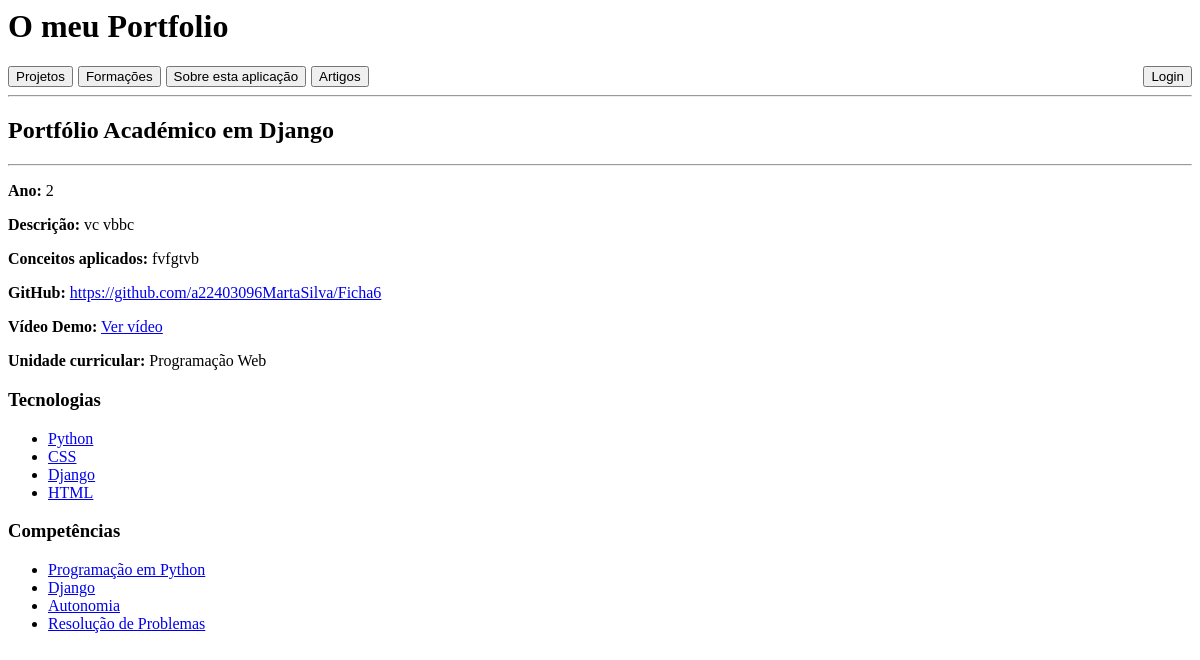
The app's page /projeto/3/ with its own data.
### portfolio/models.py (models this page shows, shortened)
class Projeto(models.Model):
    titulo = models.CharField(max_length=200)
    ano = models.IntegerField()
    descricao = models.TextField()
    imagem = models.ImageField(upload_to='projetos/',blank=True, null=True)
    conceitos_aplicados = models.TextField()
    github_link = models.URLField()
    video_demo = models.URLField(blank=True, null=True)
    unidade_curricular = models.ForeignKey(
        UnidadeCurricular,
        on_delete=models.CASCADE,
        related_name='projetos'
    )
    tecnologias = models.ManyToManyField(
        Tecnologia,
        related_name='projetos'
    )
    competencias = models.ManyToManyField(
        Competencia,
        related_name='projetos'
    )

class UnidadeCurricular(models.Model):
    nome = models.CharField(max_length=200)
    ano = models.IntegerField()
    semestre = models.IntegerField()
    ects = models.IntegerField()
    descricao = models.TextField()
    imagem = models.ImageField(upload_to='ucs/')
    codigo = models.CharField(max_length=50, blank=True, null=True)
    objetivos = models.TextField(blank=True, null=True)
    licenciatura = models.ManyToManyField(
        Licenciatura,
        related_name='ucs'
    )
    docentes = models.ManyToManyField(
        Docente,
        related_name='ucs'
    )
    def __str__(self):
        return self.nome

class Tecnologia(models.Model):
    nome = models.CharField(max_length=200)
    tipo = models.CharField(max_length=100)
    descricao = models.TextField()
    logo = models.ImageField(upload_to='tecnologias/')
    link_oficial = models.URLField()
    nivel_preferencia = models.IntegerField()

class Competencia(models.Model):
    nome = models.CharField(max_length=200)
    tipo = models.CharField(max_length=100)
    nivel = models.CharField(max_length=50)
    descricao = models.TextField()

### portfolio/views.py (the view)
# urls.py: path('projeto/<int:projeto_id>/', views.pagina_projeto_view, name='pagina_projeto'),
def pagina_projeto_view(request, projeto_id):
    projeto = Projeto.objects.get(id=projeto_id)
    return render(request, 'portfolio/pagina_projeto.html', {'projeto': projeto, 'gestor': is_gestor_portfolio(request.user)})

### portfolio/views.py (called while the page is built)
def is_gestor_portfolio(user):
    return user.is_authenticated and (user.is_superuser or user.groups.filter(name="gestor-portfolio").exists())

### portfolio/templates/portfolio/pagina_projeto.html (shortened to what this page needs)
{% extends 'portfolio/layout.html' %}
{% block content %}
<h2>
    {{ projeto.titulo }}
</h2>
<hr>
<p><strong>Ano:</strong> {{ projeto.ano }}</p>
<p><strong>Descrição:</strong> {{ projeto.descricao }}</p>
<p><strong>Conceitos aplicados:</strong> {{ projeto.conceitos_aplicados }}</p>
<p><strong>GitHub:</strong>
    <a href="{{ projeto.github_link }}">
        {{ projeto.github_link }}
    </a>
</p>
<p><strong>Vídeo Demo:</strong>
    <a href="{{ projeto.video_demo }}">
        Ver vídeo
    </a>
</p>
<p><strong>Unidade curricular:</strong> {{ projeto.unidade_curricular }}</p>
<h3>Tecnologias</h3>
<ul>
{% for tecnologia in projeto.tecnologias.all %}
    <li>
        <a href="{% url 'pagina_tecnologia' tecnologia.id %}">
            {{ tecnologia.nome }}
        </a>
    </li>
{% empty %}
    <li>Sem tecnologias</li>
{% endfor %}
</ul>
<h3>Competências</h3>
<ul>
{% for comp in projeto.competencias.all %}
    <li>
        <a href="{% url 'pagina_competencia' comp.id %}">
            {{ comp.nome }}
        </a>
    </li>
{% empty %}
    <li>Sem competências</li>
{% endfor %}
</ul>
{% endblock %}

### portfolio/templates/portfolio/layout.html (style rules this page uses)
body { background: white; }

### records on screen
Projeto: titulo "Portfólio Académico em Django", ano "2", descricao "vc vbbc", conceitos_aplicados "fvfgtvb", github_link "https://github.com/a22403096MartaSilva/Ficha6", unidade_curricular "Programação Web"
Tecnologia: nome "Python"
Tecnologia: nome "CSS"
Tecnologia: nome "Django"
Tecnologia: nome "HTML"
Competencia: nome "Programação em Python"
Competencia: nome "Django"
Competencia: nome "Autonomia"
Competencia: nome "Resolução de Problemas"
